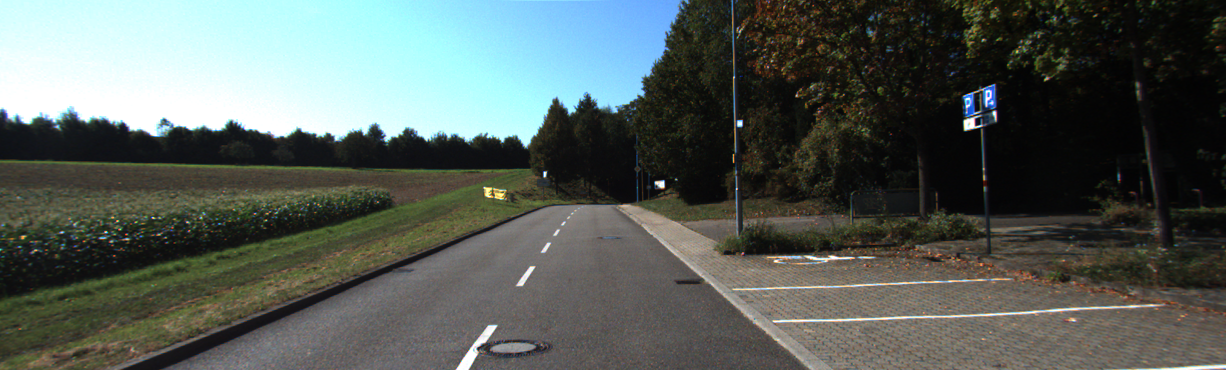
#> input picture zadatci1/kamera1.png, 1226 x 370 px
$ python opencv-zad7.py   (older library calls are emulated)
#> lines starting #> are read from the running program, lines starting #| are printed output that depends on the picture
'''
Učitajte sliku “kamera1.png”, te detektirajte rubove pomoću Sobel operatora. Prikažite sliku koja
sadrži vrijednosti gradijenata u x i y smjeru.
'''

import cv2

img = cv2.imread('kamera1.png')
#> img is the input picture: shape (370, 1226, 3); mean B, G, R 88.8, 93.7, 85.8
gray = cv2.cvtColor(img, cv2.COLOR_BGR2GRAY)
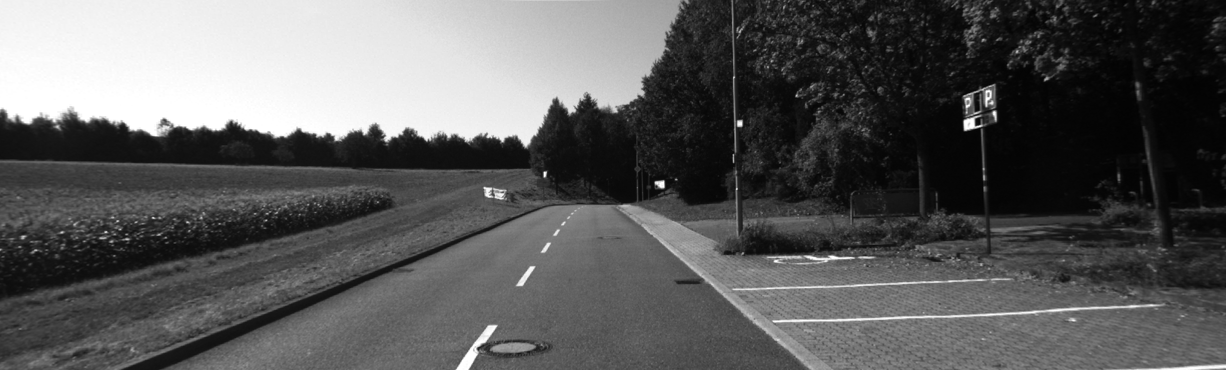
#> gray: shape (370, 1226); min 2, max 255, mean 90.8

gauss = cv2.GaussianBlur(gray, (3, 3), 0)

sobel = cv2.Sobel(gauss, cv2.CV_64F, 1, 1, ksize=5)
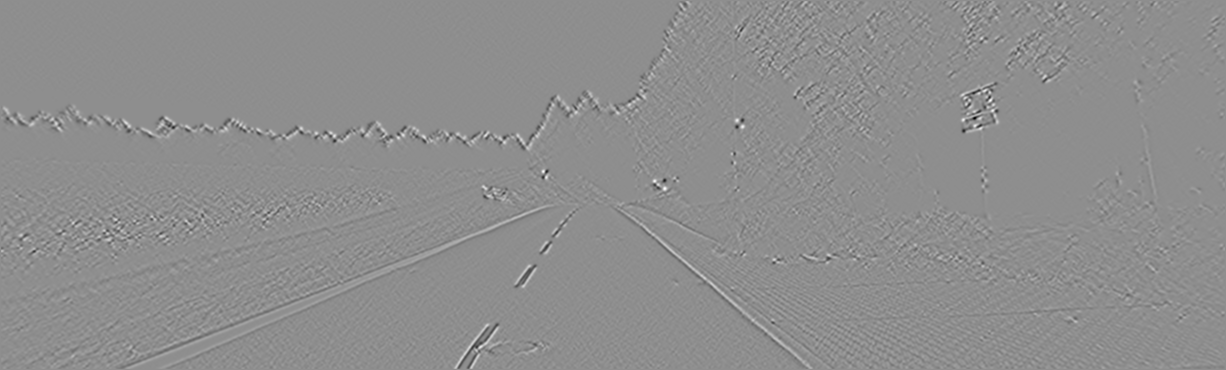
#> sobel: shape (370, 1226) float64; min -1660, max 1316, mean 0; drawn with min black and max white

sobel_abs = cv2.convertScaleAbs(sobel)
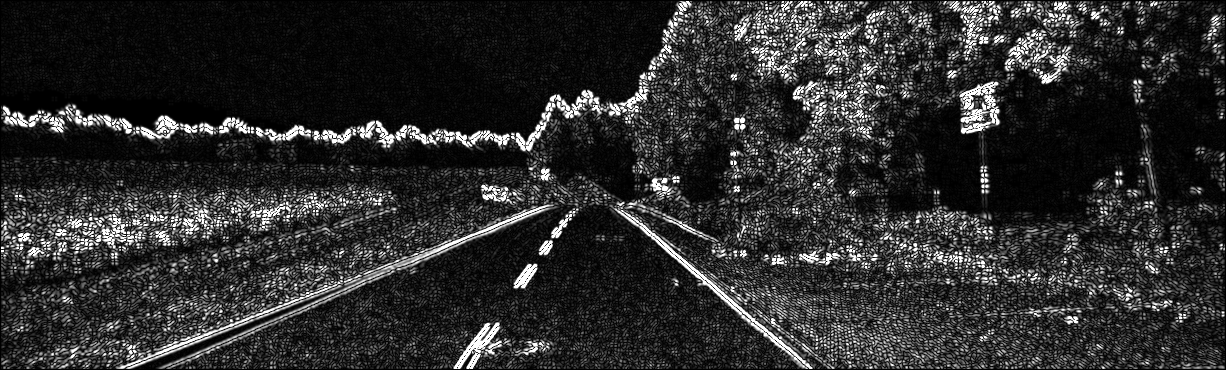
#> sobel_abs: shape (370, 1226); min 0, max 255, mean 44.4

cv2.imshow('Original', img)
cv2.imshow("Sobel", sobel_abs)

cv2.waitKey(0)
cv2.destroyAllWindows()

$ run again, with zadatci1/kamera4.png copied over zadatci1/kamera1.png
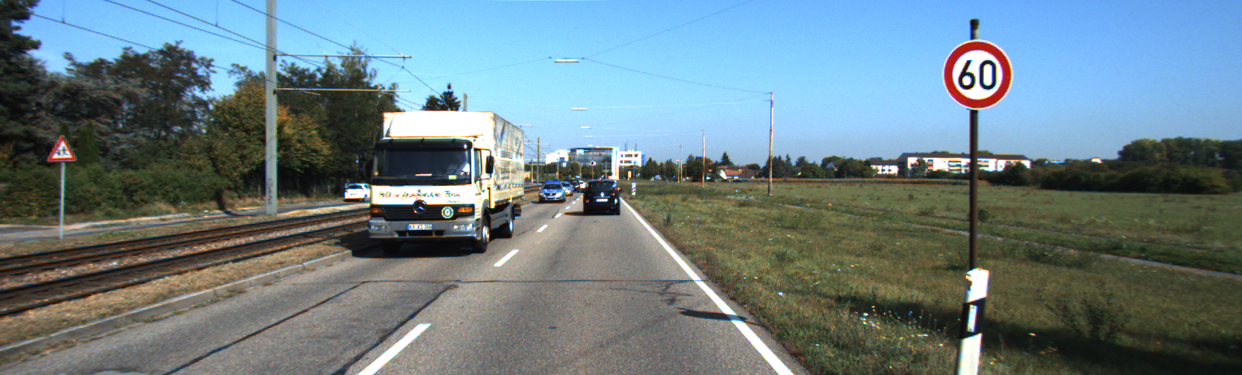
#> input picture zadatci1/kamera4.png, 1242 x 375 px
#> img is the input picture: shape (375, 1242, 3); mean B, G, R 132.6, 126.8, 107.7
#> `sobel = cv2.Sobel(gauss, cv2.CV_64F, 1, 1, ksize=5)`:
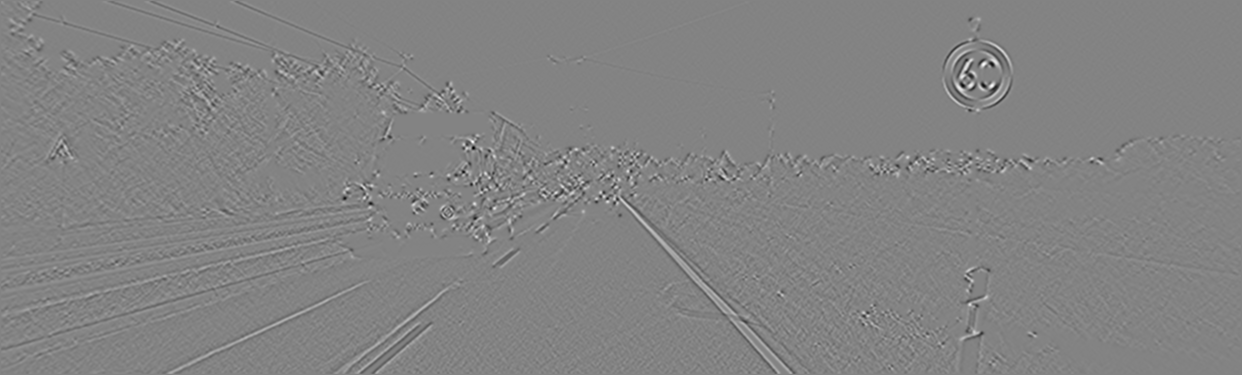
#> sobel: shape (375, 1242) float64; min -1797, max 1696, mean 0; drawn with min black and max white
#> `sobel_abs = cv2.convertScaleAbs(sobel)`:
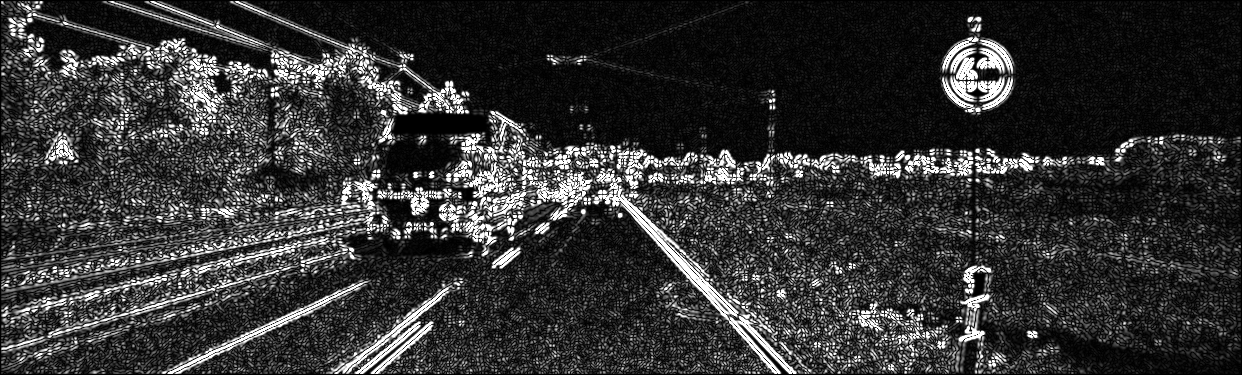
#> sobel_abs: shape (375, 1242); min 0, max 255, mean 51.6

$ run again, with zadatci1/kamera2.jpg saved as zadatci1/kamera1.png
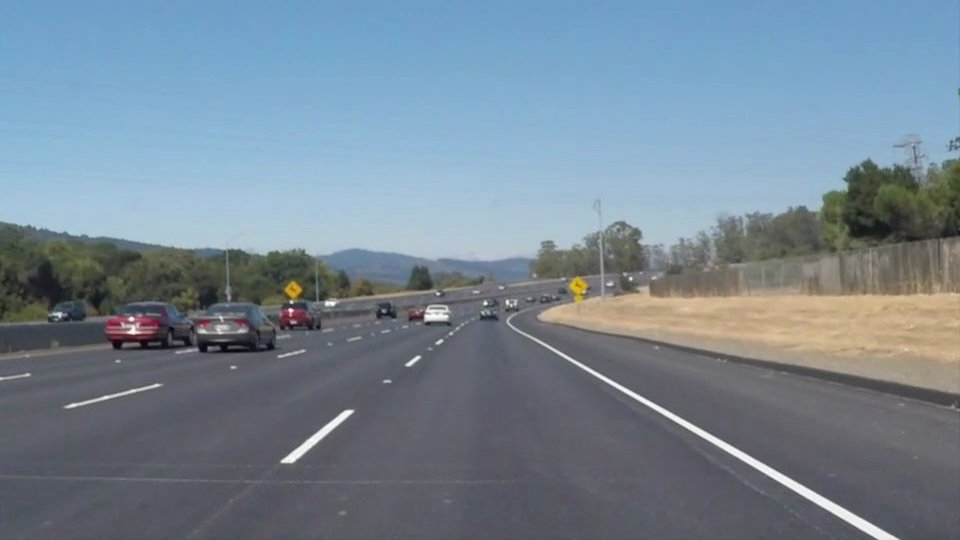
#> input picture zadatci1/kamera2.jpg, 960 x 540 px
#> img is the input picture: shape (540, 960, 3); mean B, G, R 148.1, 134.5, 118.5
#> `sobel = cv2.Sobel(gauss, cv2.CV_64F, 1, 1, ksize=5)`:
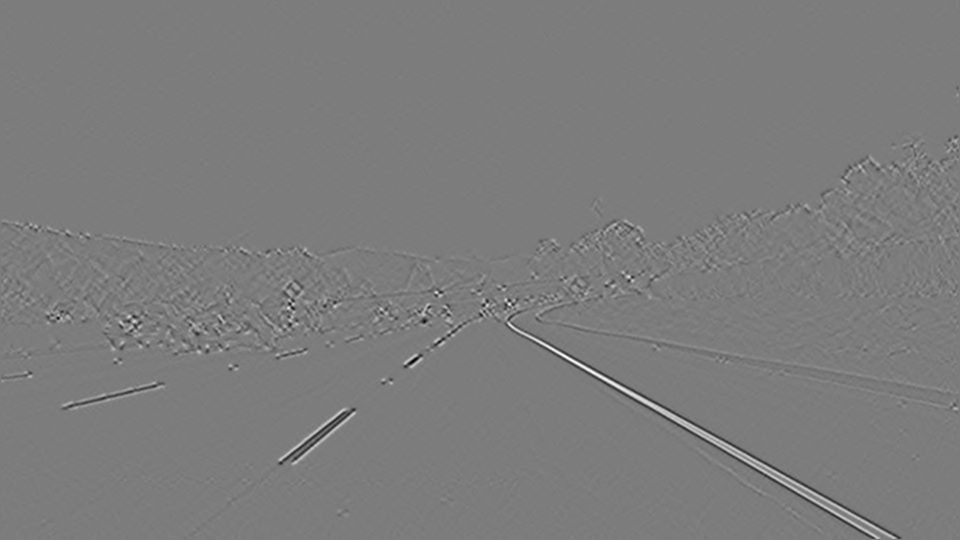
#> sobel: shape (540, 960) float64; min -974, max 1019, mean 0; drawn with min black and max white
#> `sobel_abs = cv2.convertScaleAbs(sobel)`:
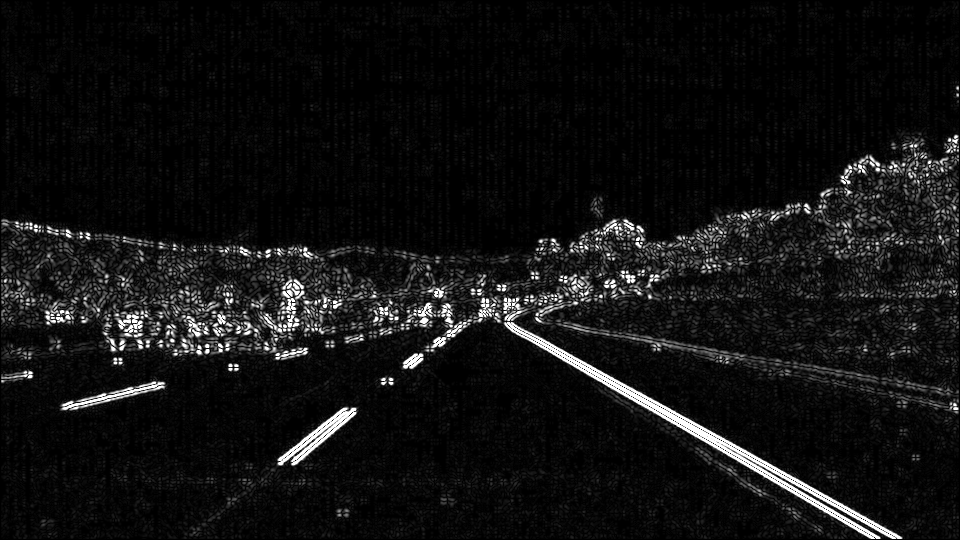
#> sobel_abs: shape (540, 960); min 0, max 255, mean 17.8

$ run again, with zadatci1/kamera2_1.jpg saved as zadatci1/kamera1.png
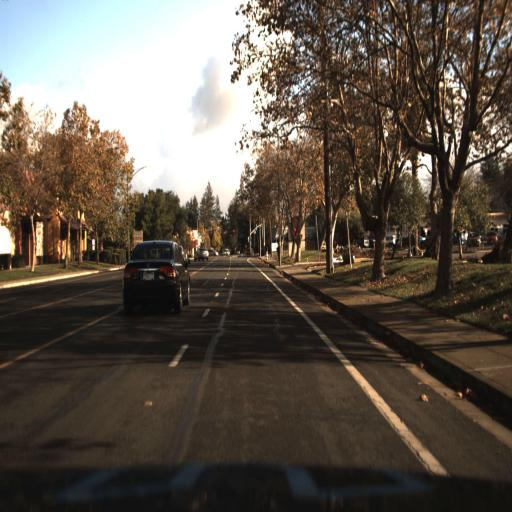
#> input picture zadatci1/kamera2_1.jpg, 512 x 512 px
#> img is the input picture: shape (512, 512, 3); mean B, G, R 75.5, 86, 95.1
#> `sobel = cv2.Sobel(gauss, cv2.CV_64F, 1, 1, ksize=5)`:
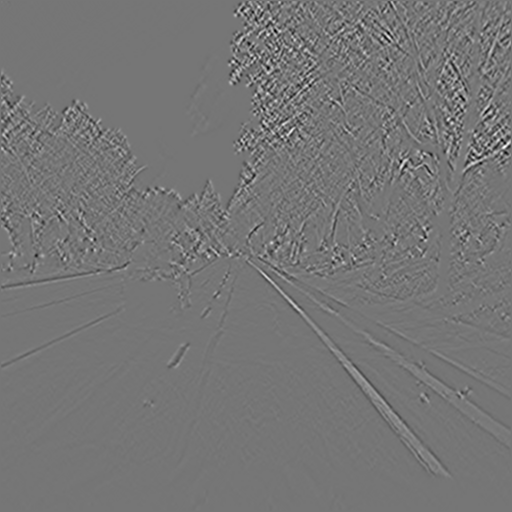
#> sobel: shape (512, 512) float64; min -1706, max 1979, mean 0; drawn with min black and max white
#> `sobel_abs = cv2.convertScaleAbs(sobel)`:
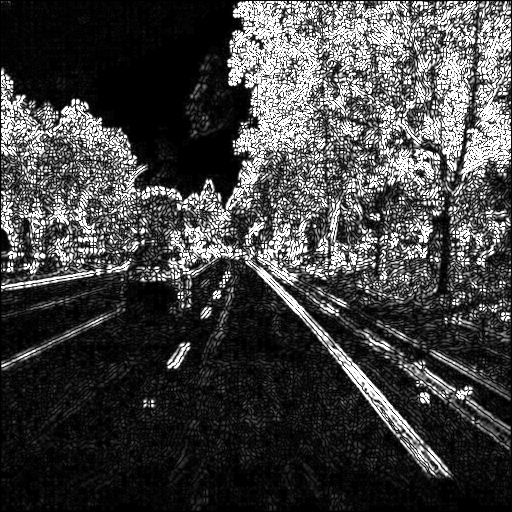
#> sobel_abs: shape (512, 512); min 0, max 255, mean 66.8
